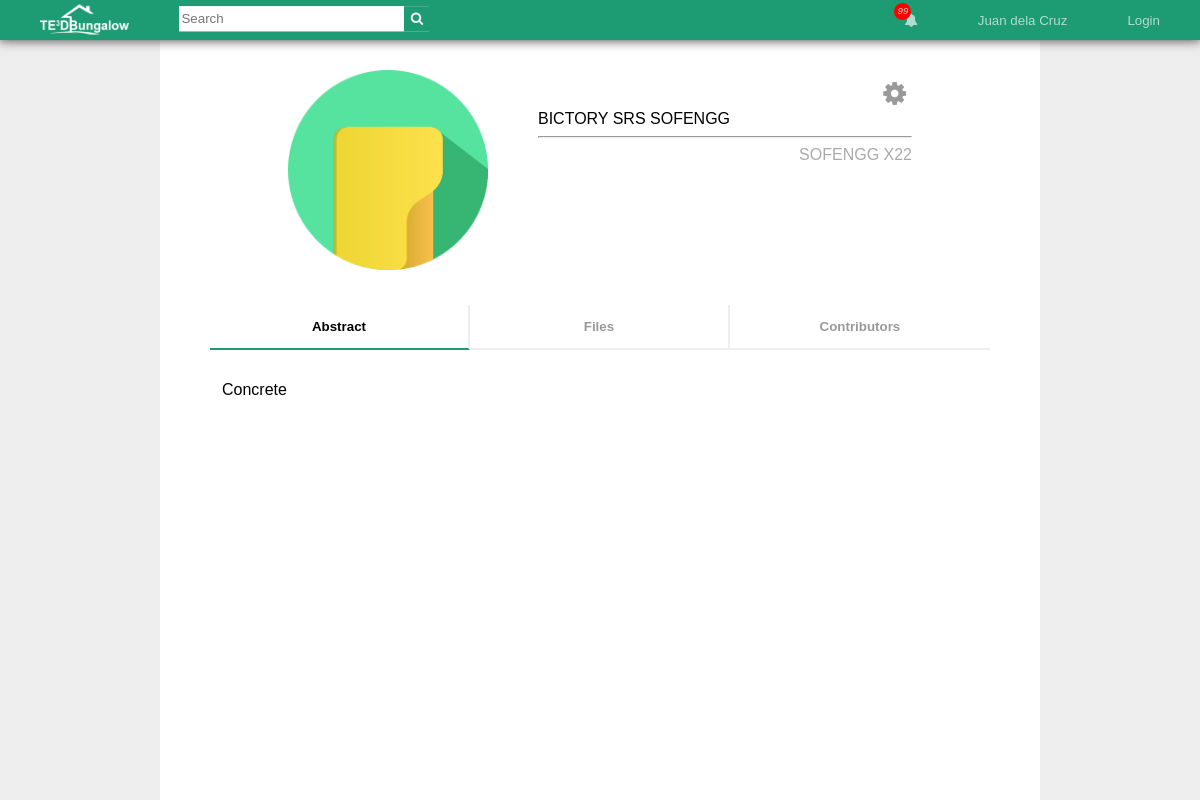
Page /project.php?pid=1 on the earlier database version.
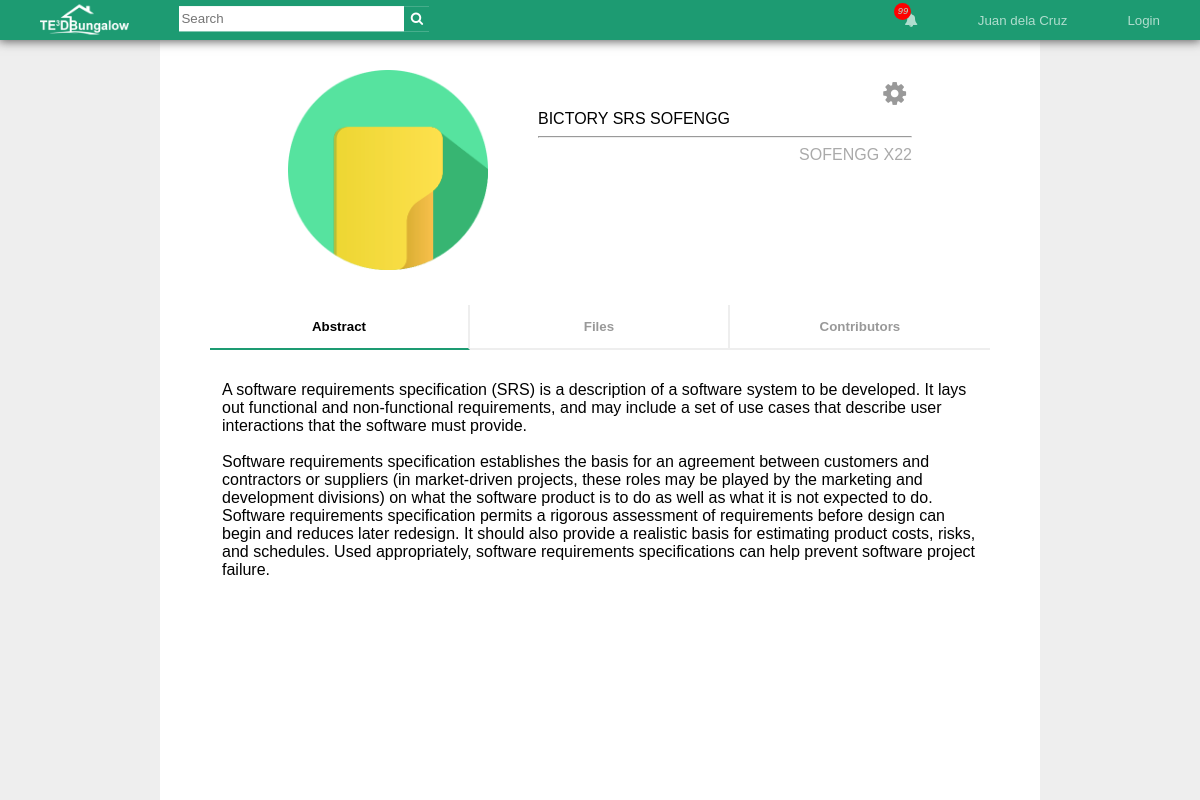
Same page on the later database version.
### tables this page shows
CREATE TABLE `tptable` (
  `tpID` int(11) NOT NULL,
  `tpTitle` varchar(99) NOT NULL,
  `tpDesc` varchar(5000) NOT NULL,
  `tpMemberID` varchar(500) DEFAULT NULL,
  `tpSDate` date NOT NULL,
  `tpEDate` date DEFAULT NULL,
  `tpAccessLVL` int(11) NOT NULL,
  `pHead` varchar(50) DEFAULT NULL
);

### html/project.php (the view, shortened to what this page needs)
<?php
include '../php/dbh.php';
?>
<!DOCTYPE html>
<html>
<link rel="stylesheet" href="https://cdnjs.cloudflare.com/ajax/libs/font-awesome/4.7.0/css/font-awesome.min.css">
<link rel="stylesheet" href="../css/style.css">
<link rel="stylesheet" href="../css/project.css">
</head>
<body>
  <div id="toolbar">
    <div id="logo">
      <a href="index.php"><img src="../images/logo_full.png" height="30px"></a>
    </div>
    <div id="searchBar">
      <form action="index.php" method="GET">
        <input id="searchTerm" type="text" placeholder="Search"/>
        <button id="searchButton" type="submit">
          <i class="fa fa-search"></i>
        </button>
      </form>
    </div>
    <ul id="toolbarButtons">
      <li><button id="notificationButton" class="toolbarButton" onclick="openNotifications()"><i id="notificationCount">99</i><i class="fa fa-bell"></i></button></li>
      <li><button id="userName" class="toolbarButton" onclick="location.href='profile.html';">Juan dela Cruz</button></li>
  		<li><button class="toolbarButton" onclick="openLogin();">Login</button></li>
    </ul>
  </div>
  <div id="wrap">
    <div id="pageHead">
      <button id="optionsButton" onclick="openOptions()"><i class="fa fa-cog fa-2x"></i></button>
      <?php
        $pID = mysqli_real_escape_string($conn, $_GET['pid']);
        $sql = "SELECT * FROM tptable WHERE tpID LIKE ".$pID;
        $result = mysqli_query($conn,$sql);
        $queryResults = mysqli_num_rows($result);
        if ($queryResults > 0){
          $row = mysqli_fetch_assoc($result);
          $sanitized = nl2br($row['tpDesc']) . "\n ";;
          echo "<img src=\"../images/projectlogo.png\">
                <p id=\"projectTitle\"><marquee direction=\"left\" onmouseover=\"this.stop();\" onmouseout=\"this.start();\">".$row['tpTitle']."</marquee>
                <hr>
                <p class=\"pageLegend\">
                  <p id=\"projectHead\">".$row['pHead']."
                </p>
                </div>
                <div id=\"tabButtons\">
                  <button id=\"defaultOpen\" class=\"tabButton\" onclick=\"openTab(event, 'abstract')\">Abstract</button>
                  <button class=\"tabButton\" onclick=\"openTab(event, 'files')\">Files</button>
                  <button class=\"tabButton\" onclick=\"openTab(event, 'contributors')\">Contributors</button>
                </div>
                <div id=\"abstract\" class=\"tabContent\">
                  <p>".$sanitized;
        }
      ?>
      <button id="contactProjectHead" onclick="openContactHead()"><i class="fa fa-envelope-o"></i> Contact Project Head</button>
    </div>
  <div id="wrapbg">
  </div>
</body>
</html>

Differences in the rows shown:
changed tptable "BICTORY SRS SOFENGG": tpDesc "Concrete" → "A software requirements specification (SRS) is a description of a software system to be developed. It lays out functional and non-functional requirements, and may include a set of use cases that describe user interactions that the software must provide. Software requirements specification establishes the basis for an agreement between customers and contractors or suppliers (in market-driven projects, these roles may be played by the marketing and development divisions) on what the software product is to do as well as what it is not expected to do. Software requirements specification permits a rigorous assessment of requirements before design can begin and reduces later redesign. It should…"
